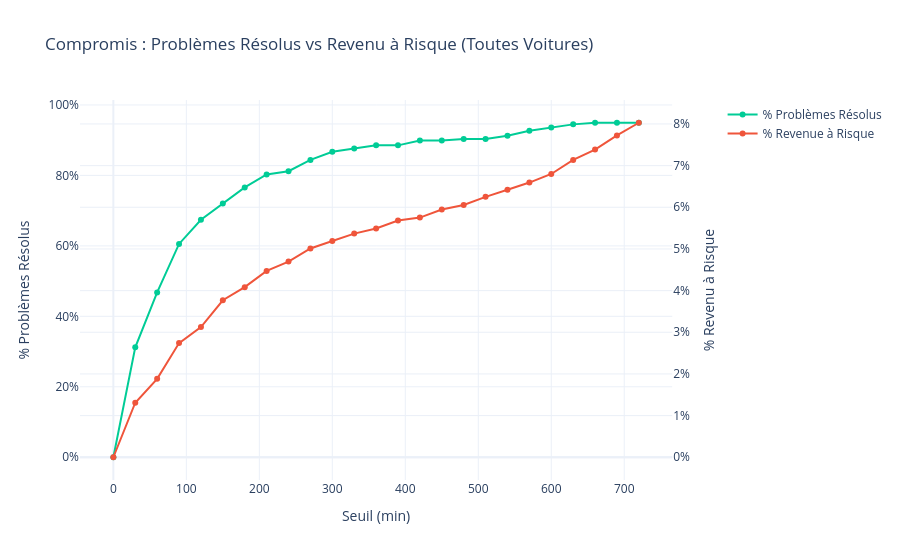

Write notebook code for a chart like this one.
### Code cell
# --- Graphique 7 : Graphique de compromis (double axe Y) pour scope='all' ---
df_all = df_sim[df_sim['scope'] == 'all']
fig7 = make_subplots(specs=[[{'secondary_y': True}]])
fig7.add_trace(go.Scatter(x=df_all['threshold'], y=df_all['pct_problems_solved'],
    name='% Problèmes Résolus', line=dict(color='#00CC96', width=2), mode='lines+markers'),
    secondary_y=False)
fig7.add_trace(go.Scatter(x=df_all['threshold'], y=df_all['pct_rentals_affected'],
    name='% Revenue à Risque', line=dict(color='#EF553B', width=2), mode='lines+markers'),
    secondary_y=True)
fig7.update_layout(title='Compromis : Problèmes Résolus vs Revenu à Risque (Toutes Voitures)',
    template='plotly_white', xaxis_title='Seuil (min)')
fig7.update_yaxes(title_text='% Problèmes Résolus', secondary_y=False, ticksuffix='%')
fig7.update_yaxes(title_text='% Revenu à Risque',  secondary_y=True,  ticksuffix='%')
fig7.show()

for t in [60, 120, 180]:
    row = df_sim[(df_sim['threshold']==t) & (df_sim['scope']=='all')].iloc[0]
    print(f"Seuil {t}min : {row['pct_problems_solved']:.1f}% résolus, "
          f"{row['pct_rentals_affected']:.1f}% de revenus affectés")

### Figure 1 — Plotly figure (JSON) as saved in the notebook; plotly's stock layout.template omitted (floating-point values rounded to 4 significant figures)
{"data": [{"line": {"color": "#00CC96", "width": 2}, "mode": "lines+markers", "name": "% Problèmes Résolus", "type": "scatter", "x": [0, 30, 60, 90, 120, 150, 180, 210, 240, 270, 300, 330, 360, 390, 420, 450, 480, 510, 540, 570, 600, 630, 660, 690, 720], "xaxis": "x", "y": [0.0, 31.19, 46.79, 60.55, 67.43, 72.02, 76.61, 80.28, 81.19, 84.4, 86.7, 87.61, 88.53, 88.53, 89.91, 89.91, 90.37, 90.37, 91.28, 92.66, 93.58, 94.5, 94.95, 94.95, 94.95], "yaxis": "y"}, {"line": {"color": "#EF553B", "width": 2}, "mode": "lines+markers", "name": "% Revenue à Risque", "type": "scatter", "x": [0, 30, 60, 90, 120, 150, 180, 210, 240, 270, 300, 330, 360, 390, 420, 450, 480, 510, 540, 570, 600, 630, 660, 690, 720], "xaxis": "x", "y": [0.0, 1.309, 1.882, 2.74, 3.125, 3.768, 4.083, 4.472, 4.697, 5.012, 5.19, 5.368, 5.49, 5.683, 5.753, 5.946, 6.053, 6.251, 6.42, 6.593, 6.8, 7.137, 7.386, 7.724, 8.029], "yaxis": "y2"}], "layout": {"title": {"text": "Compromis : Problèmes Résolus vs Revenu à Risque (Toutes Voitures)"}, "xaxis": {"anchor": "y", "domain": [0, 0.94], "title": {"text": "Seuil (min)"}}, "yaxis": {"anchor": "x", "domain": [0, 1], "ticksuffix": "%", "title": {"text": "% Problèmes Résolus"}}, "yaxis2": {"anchor": "x", "overlaying": "y", "side": "right", "ticksuffix": "%", "title": {"text": "% Revenu à Risque"}}}}
